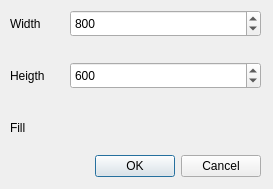
<?xml version="1.0" encoding="UTF-8"?>
<ui version="4.0">
 <class>NewImageDialog</class>
 <widget class="QDialog" name="NewImageDialog">
  <property name="geometry">
   <rect>
    <x>0</x>
    <y>0</y>
    <width>273</width>
    <height>189</height>
   </rect>
  </property>
  <property name="contextMenuPolicy">
   <enum>Qt::DefaultContextMenu</enum>
  </property>
  <property name="windowTitle">
   <string>New image</string>
  </property>
  <widget class="QDialogButtonBox" name="buttonBox">
   <property name="geometry">
    <rect>
     <x>30</x>
     <y>150</y>
     <width>231</width>
     <height>32</height>
    </rect>
   </property>
   <property name="orientation">
    <enum>Qt::Horizontal</enum>
   </property>
   <property name="standardButtons">
    <set>QDialogButtonBox::Cancel|QDialogButtonBox::Ok</set>
   </property>
  </widget>
  <widget class="QWidget" name="layoutWidget">
   <property name="geometry">
    <rect>
     <x>10</x>
     <y>10</y>
     <width>251</width>
     <height>131</height>
    </rect>
   </property>
   <layout class="QFormLayout" name="formLayout">
    <property name="sizeConstraint">
     <enum>QLayout::SetDefaultConstraint</enum>
    </property>
    <property name="fieldGrowthPolicy">
     <enum>QFormLayout::AllNonFixedFieldsGrow</enum>
    </property>
    <property name="formAlignment">
     <set>Qt::AlignLeading|Qt::AlignLeft|Qt::AlignVCenter</set>
    </property>
    <property name="horizontalSpacing">
     <number>25</number>
    </property>
    <property name="verticalSpacing">
     <number>25</number>
    </property>
    <item row="0" column="0">
     <widget class="QLabel" name="widthLabel">
      <property name="sizePolicy">
       <sizepolicy hsizetype="Preferred" vsizetype="Expanding">
        <horstretch>0</horstretch>
        <verstretch>0</verstretch>
       </sizepolicy>
      </property>
      <property name="text">
       <string>Width</string>
      </property>
     </widget>
    </item>
    <item row="0" column="1">
     <widget class="QSpinBox" name="widthSpinBox">
      <property name="sizePolicy">
       <sizepolicy hsizetype="Minimum" vsizetype="Expanding">
        <horstretch>0</horstretch>
        <verstretch>0</verstretch>
       </sizepolicy>
      </property>
      <property name="minimum">
       <number>1</number>
      </property>
      <property name="maximum">
       <number>2000</number>
      </property>
      <property name="value">
       <number>800</number>
      </property>
     </widget>
    </item>
    <item row="1" column="0">
     <widget class="QLabel" name="heightLabel">
      <property name="sizePolicy">
       <sizepolicy hsizetype="Preferred" vsizetype="Expanding">
        <horstretch>0</horstretch>
        <verstretch>0</verstretch>
       </sizepolicy>
      </property>
      <property name="text">
       <string>Heigth</string>
      </property>
     </widget>
    </item>
    <item row="1" column="1">
     <widget class="QSpinBox" name="heightSpinBox">
      <property name="sizePolicy">
       <sizepolicy hsizetype="Minimum" vsizetype="Expanding">
        <horstretch>0</horstretch>
        <verstretch>0</verstretch>
       </sizepolicy>
      </property>
      <property name="minimum">
       <number>1</number>
      </property>
      <property name="maximum">
       <number>2000</number>
      </property>
      <property name="value">
       <number>600</number>
      </property>
     </widget>
    </item>
    <item row="2" column="0">
     <widget class="QLabel" name="fillLabel">
      <property name="sizePolicy">
       <sizepolicy hsizetype="Preferred" vsizetype="Expanding">
        <horstretch>0</horstretch>
        <verstretch>0</verstretch>
       </sizepolicy>
      </property>
      <property name="text">
       <string>Fill</string>
      </property>
     </widget>
    </item>
    <item row="2" column="1">
     <widget class="ColorLabel" name="colorLabel" native="true">
      <property name="sizePolicy">
       <sizepolicy hsizetype="Preferred" vsizetype="Expanding">
        <horstretch>0</horstretch>
        <verstretch>0</verstretch>
       </sizepolicy>
      </property>
     </widget>
    </item>
   </layout>
  </widget>
 </widget>
 <customwidgets>
  <customwidget>
   <class>ColorLabel</class>
   <extends>QWidget</extends>
   <header>colorlabel.h</header>
  </customwidget>
 </customwidgets>
 <resources/>
 <connections>
  <connection>
   <sender>buttonBox</sender>
   <signal>accepted()</signal>
   <receiver>NewImageDialog</receiver>
   <slot>accept()</slot>
   <hints>
    <hint type="sourcelabel">
     <x>248</x>
     <y>254</y>
    </hint>
    <hint type="destinationlabel">
     <x>157</x>
     <y>274</y>
    </hint>
   </hints>
  </connection>
  <connection>
   <sender>buttonBox</sender>
   <signal>rejected()</signal>
   <receiver>NewImageDialog</receiver>
   <slot>reject()</slot>
   <hints>
    <hint type="sourcelabel">
     <x>316</x>
     <y>260</y>
    </hint>
    <hint type="destinationlabel">
     <x>286</x>
     <y>274</y>
    </hint>
   </hints>
  </connection>
 </connections>
</ui>
